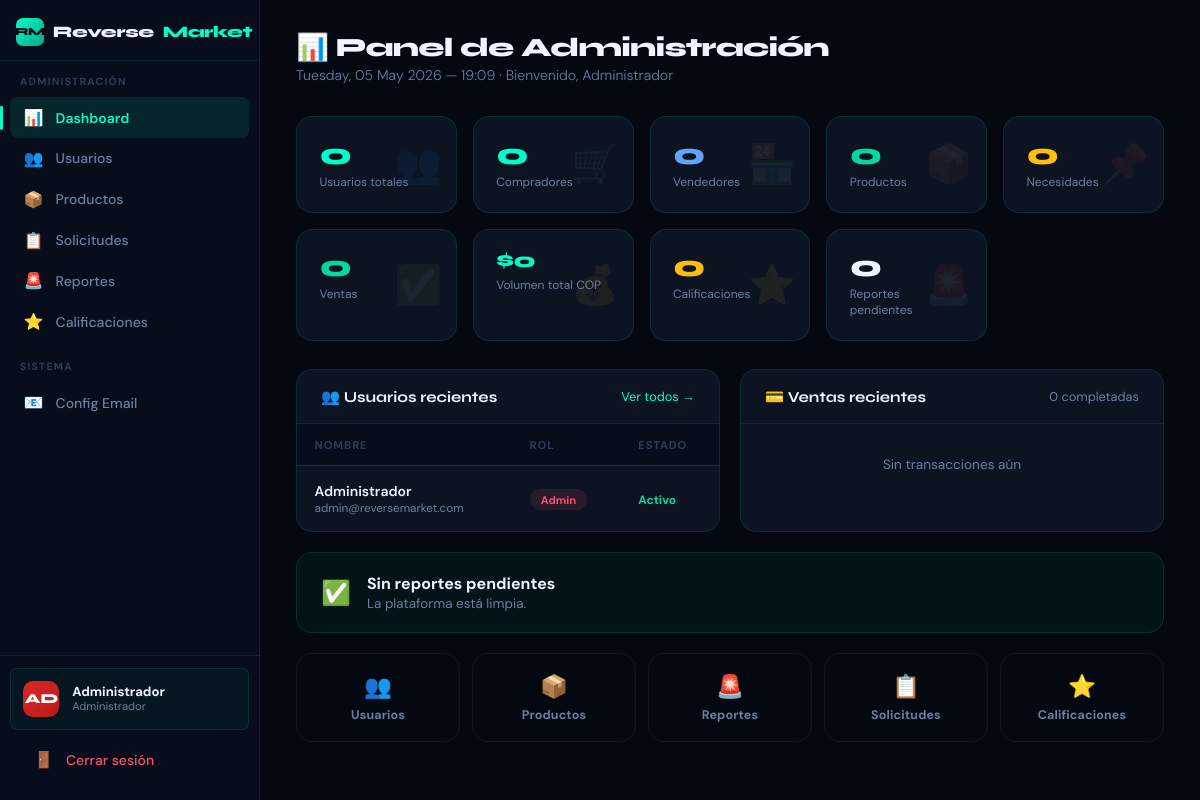
The page /public/views/admin_dashboard.php (signed in) on the database its author committed.
### tables this page shows
CREATE TABLE IF NOT EXISTS usuarios (
    id              INT AUTO_INCREMENT PRIMARY KEY,
    nombre          VARCHAR(100) NOT NULL,
    correo          VARCHAR(100) UNIQUE NOT NULL,
    contraseña      VARCHAR(255) NOT NULL,
    rol             ENUM('comprador','vendedor','admin') NOT NULL,
    estado          ENUM('activo','bloqueado','inactivo') DEFAULT 'activo',
    fecha_creacion  DATETIME DEFAULT CURRENT_TIMESTAMP
);

### public/views/admin_dashboard.php (the view, shortened to what this page needs)
<?php
require_once __DIR__ . '/../../config/db.php';
$stats = [];
$stat_queries = [
    'usuarios'      => "SELECT COUNT(*) FROM usuarios WHERE rol!='admin'",
    'compradores'   => "SELECT COUNT(*) FROM usuarios WHERE rol='comprador'",
    'vendedores'    => "SELECT COUNT(*) FROM usuarios WHERE rol='vendedor'",
    'productos'     => "SELECT COUNT(*) FROM productos",
    'necesidades'   => "SELECT COUNT(*) FROM necesidades",
    'solicitudes'   => "SELECT COUNT(*) FROM solicitudes",
    'reportes'      => "SELECT COUNT(*) FROM reportes WHERE estado='pendiente'",
    'transacciones' => "SELECT COUNT(*) FROM transacciones WHERE estado='completada'",
    'ingresos'      => "SELECT COALESCE(SUM(monto),0) FROM transacciones WHERE estado='completada'",
    'calificaciones'=> "SELECT COUNT(*) FROM calificaciones",
];
foreach($stat_queries as $k=>$q){try{$stats[$k]=$pdo->query($q)->fetchColumn();}catch(PDOException $e){$stats[$k]=0;}}
try{$usuarios_recientes=$pdo->query("SELECT * FROM usuarios ORDER BY id DESC LIMIT 6")->fetchAll();}catch(PDOException $e){$usuarios_recientes=[];}
try{$reportes_pendientes=$pdo->query("SELECT r.*,p.nombre AS producto,u.nombre AS reportado_por FROM reportes r JOIN productos p ON r.producto_id=p.id LEFT JOIN usuarios u ON r.usuario_id=u.id WHERE (r.estado IS NULL OR r.estado='pendiente') ORDER BY r.fecha_reporte DESC LIMIT 5")->fetchAll();}catch(PDOException $e){$reportes_pendientes=[];}
try{$ventas_recientes=$pdo->query("SELECT t.*,p.nombre AS producto,uc.nombre AS comprador,uv.nombre AS vendedor FROM transacciones t JOIN productos p ON t.producto_id=p.id JOIN usuarios uc ON t.id_comprador=uc.id JOIN usuarios uv ON t.id_vendedor=uv.id ORDER BY t.fecha DESC LIMIT 5")->fetchAll();}catch(PDOException $e){$ventas_recientes=[];}
?>
<!DOCTYPE html>
<html lang="es">
<head>
</head>
<body>
<div class="dashboard-layout">
<?php include __DIR__ . '/../partials/sidebar_admin.php'; ?>
<div class="main-content">
  <div class="page-header">
    <div>
      <h1 class="page-title">📊 Panel de Administración</h1>
      <p class="page-subtitle"><?= date('l, d M Y — H:i') ?> · Bienvenido, <?= htmlspecialchars($_SESSION['nombre']??'Admin') ?></p>
    </div>
  </div>
  <div class="admin-grid">
    <div class="admin-stat" data-icon="👥"><div class="admin-stat-n" style="color:var(--accent)"><?= $stats['usuarios'] ?></div><div class="admin-stat-l">Usuarios totales</div></div>
    <div class="admin-stat" data-icon="🛒"><div class="admin-stat-n" style="color:var(--accent)"><?= $stats['compradores'] ?></div><div class="admin-stat-l">Compradores</div></div>
    <div class="admin-stat" data-icon="🏪"><div class="admin-stat-n" style="color:#60a5fa"><?= $stats['vendedores'] ?></div><div class="admin-stat-l">Vendedores</div></div>
    <div class="admin-stat" data-icon="📦"><div class="admin-stat-n" style="color:var(--success)"><?= $stats['productos'] ?></div><div class="admin-stat-l">Productos</div></div>
    <div class="admin-stat" data-icon="📌"><div class="admin-stat-n" style="color:var(--warning)"><?= $stats['necesidades'] ?></div><div class="admin-stat-l">Necesidades</div></div>
    <div class="admin-stat" data-icon="✅"><div class="admin-stat-n" style="color:var(--success)"><?= $stats['transacciones'] ?></div><div class="admin-stat-l">Ventas</div></div>
    <div class="admin-stat" data-icon="💰"><div class="admin-stat-n" style="color:var(--accent);font-size:1.3rem">$<?= number_format($stats['ingresos'],0,',','.') ?></div><div class="admin-stat-l">Volumen total COP</div></div>
    <div class="admin-stat" data-icon="⭐"><div class="admin-stat-n" style="color:#ffbe0b"><?= $stats['calificaciones'] ?></div><div class="admin-stat-l">Calificaciones</div></div>
    <div class="admin-stat" data-icon="🚨"><div class="admin-stat-n" style="color:<?= $stats['reportes']>0?'var(--danger)':'inherit' ?>"><?= $stats['reportes'] ?></div><div class="admin-stat-l">Reportes pendientes</div></div>
  </div>
  <div class="two-col">
    <div class="table-wrap">
      <div class="card-header"><span class="card-title">👥 Usuarios recientes</span><a href="admin_usuarios.php" style="font-size:.8rem;color:var(--accent)">Ver todos →</a></div>
      <table class="rm-table">
        <thead><tr><th>Nombre</th><th>Rol</th><th>Estado</th></tr></thead>
        <tbody>
          <?php foreach($usuarios_recientes as $u):?>
          <tr>
            <td>
              <div style="font-weight:600;font-size:.875rem"><?= htmlspecialchars($u['nombre']) ?></div>
              <div style="font-size:.73rem;color:var(--text-muted)"><?= htmlspecialchars($u['correo']) ?></div>
            </td>
            <td><span class="rol-badge rol-<?= $u['rol'] ?>"><?= ucfirst($u['rol']) ?></span></td>
            <td><span style="font-size:.75rem;font-weight:700;color:<?= ($u['estado']??'activo')==='activo'?'var(--success)':'var(--danger)' ?>"><?= ucfirst($u['estado']??'activo') ?></span></td>
          </tr>
          <?php endforeach;?>
        </tbody>
      </table>
    </div>
    <div class="table-wrap">
      <div class="card-header"><span class="card-title">💳 Ventas recientes</span><span style="font-size:.8rem;color:var(--text-muted)"><?= $stats['transacciones'] ?> completadas</span></div>
      <?php if(empty($ventas_recientes)):?>
        <div style="padding:2rem;text-align:center;color:var(--text-muted);font-size:.85rem">Sin transacciones aún</div>
      <?php endif;?>
    </div>
  </div>
  <?php if(!empty($reportes_pendientes)):?>
  <div class="table-wrap" style="margin-bottom:1.25rem">
    <div class="card-header">
      <span class="card-title" style="color:var(--danger)">🚨 Reportes pendientes</span>
      <a href="admin_reportes.php" style="font-size:.8rem;color:var(--danger)">Gestionar →</a>
    </div>
    <table class="rm-table">
      <thead><tr><th>Producto</th><th>Motivo</th><th>Por</th><th>Fecha</th><th>Acción</th></tr></thead>
      <tbody>
        <?php foreach($reportes_pendientes as $r):?>
        <tr>
          <td style="font-weight:600"><?= htmlspecialchars($r['producto']) ?></td>
          <td style="font-size:.82rem;color:var(--text-muted);max-width:180px"><?= htmlspecialchars(substr($r['motivo'],0,50)) ?>…</td>
          <td style="font-size:.82rem"><?= htmlspecialchars($r['reportado_por']??'Anónimo') ?></td>
          <td style="font-size:.76rem;color:var(--text-muted)"><?= date('d/m/Y',strtotime($r['fecha_reporte'])) ?></td>
          <td><a href="admin_reportes.php" class="btn btn-danger btn-sm">Revisar</a></td>
        </tr>
        <?php endforeach;?>
      </tbody>
    </table>
  </div>
  <?php else:?>
  <div style="background:rgba(6,214,160,.06);border:1px solid rgba(6,214,160,.15);border-radius:var(--radius);padding:1.25rem 1.5rem;display:flex;align-items:center;gap:1rem;margin-bottom:1.25rem">
    <span style="font-size:1.5rem">✅</span>
    <div><div style="font-weight:700;margin-bottom:.1rem">Sin reportes pendientes</div><div style="font-size:.84rem;color:var(--text-muted)">La plataforma está limpia.</div></div>
  </div>
  <?php endif;?>
  <div style="display:grid;grid-template-columns:repeat(auto-fill,minmax(140px,1fr));gap:.75rem">
    <?php foreach([['admin_usuarios.php','👥','Usuarios'],['admin_productos.php','📦','Productos'],['admin_reportes.php','🚨','Reportes'],['admin_solicitudes.php','📋','Solicitudes'],['admin_calificaciones.php','⭐','Calificaciones']] as [$url,$icon,$label]):?>
    <a href="<?= $url ?>" class="btn btn-outline" style="flex-direction:column;gap:.4rem;padding:1.1rem .75rem;text-align:center;border-radius:var(--radius)">
      <span style="font-size:1.4rem"><?= $icon ?></span>
      <span style="font-size:.78rem"><?= $label ?></span>
    </a>
    <?php endforeach;?>
  </div>
</div>
</div>
</body>
</html>

### public/partials/head.php (style rules this page uses)
*,*::before,*::after { margin:0;padding:0;box-sizing:border-box }
html { font-size:16px;scroll-behavior:smooth }
:root { --bg-dark: #040810; --bg-panel: #070d1a; --bg-card: #0c1422; --bg-input: #0a1120; --border: rgba(0,255,200,.1); --border-subtle: rgba(255,255,255,.06); --accent: #00ffc8; --accent-dim:#00a88a; --blue: #2563eb; --success: #06d6a0; --warning: #ffbe0b; --danger: #ff4d6d; --text-primary: #f0f4ff; --text-muted: #6b7fa3; --text-dim: #2d3d5a; --font-display: 'Syne', sans-serif; --font-body: 'DM Sans', sans-serif; --radius: 16px; --radius-sm: 10px; --radius-xs: 7px; --shadow-sm: 0 2px 8px rgba(0,0,0,.4); --shadow: 0 8px 32px rgba(0,0,0,.5); --shadow-lg: 0 16px 56px rgba(0,0,0,.6); --shadow-accent: 0 0 40px rgba(0,255,200,.12); --transition: all .22s ease; }
body { font-family:var(--font-body); background:var(--bg-dark); color:var(--text-primary); -webkit-font-smoothing:antialiased; min-height:100vh; }
a { text-decoration:none;color:inherit }
.dashboard-layout { display:grid; grid-template-columns:260px 1fr; min-height:100vh; }
.main-content { padding:2rem 2.25rem; min-height:100vh; background:var(--bg-dark); overflow:auto; }
.page-header { display:flex;align-items:flex-start;justify-content:space-between; gap:1rem;margin-bottom:2rem;flex-wrap:wrap; }
.page-title { font-family:var(--font-display);font-size:1.65rem;font-weight:800; letter-spacing:-.03em;color:var(--text-primary);margin-bottom:.2rem; }
.page-subtitle { font-size:.88rem;color:var(--text-muted);font-weight:300 }
.btn { display:inline-flex;align-items:center;gap:.45rem; border-radius:var(--radius-sm);font-weight:700;cursor:pointer; transition:var(--transition);font-family:var(--font-body); border:none;font-size:.875rem;letter-spacing:.01em; white-space:nowrap; }
.btn-outline { background:transparent;color:var(--text-muted); border:1px solid var(--border-subtle);padding:.65rem 1.4rem; }
.card-header { padding:1.1rem 1.5rem;border-bottom:1px solid var(--border); display:flex;align-items:center;justify-content:space-between; }
.card-title { font-family:var(--font-display);font-size:.95rem;font-weight:700 }
.table-wrap { background:var(--bg-card);border:1px solid var(--border);border-radius:var(--radius);overflow:hidden }
table.rm-table { width:100%;border-collapse:collapse }
table.rm-table th { padding:.85rem 1.1rem;font-size:.7rem;font-weight:700; letter-spacing:.08em;text-transform:uppercase;color:var(--text-dim); background:var(--bg-panel);border-bottom:1px solid var(--border); text-align:left; }
table.rm-table td { padding:.95rem 1.1rem;font-size:.875rem; border-bottom:1px solid rgba(0,255,200,.04); vertical-align:middle;color:var(--text-primary); }
table.rm-table tr:last-child td { border-bottom:none }
table.rm-table tbody tr { transition:background .15s }

### public/views/admin_dashboard.php (style rules this page uses)
.admin-grid { display:grid;grid-template-columns:repeat(auto-fill,minmax(155px,1fr));gap:1rem;margin-bottom:1.75rem }
.admin-stat { background:var(--bg-card);border:1px solid var(--border);border-radius:var(--radius);padding:1.35rem 1.4rem;position:relative;overflow:hidden;transition:var(--transition);cursor:default }
.admin-stat::after { content:attr(data-icon);position:absolute;right:.85rem;top:50%;transform:translateY(-50%);font-size:2.4rem;opacity:.07 }
.admin-stat-n { font-family:var(--font-display);font-size:1.9rem;font-weight:800;line-height:1;margin-bottom:.3rem;letter-spacing:-.03em }
.admin-stat-l { font-size:.75rem;color:var(--text-muted);font-weight:400 }
.two-col { display:grid;grid-template-columns:1fr 1fr;gap:1.25rem;margin-bottom:1.25rem }
.rol-badge { padding:.22rem .7rem;border-radius:100px;font-size:.7rem;font-weight:700 }
.rol-admin { background:rgba(255,77,109,.12);color:var(--danger) }

### rows shown on the page
usuarios: nombre "Administrador", correo "admin@reversemarket.com", rol "Admin", estado "Activo"

### other values the page prints
$initials "AD"
mb_substr($_SESSION['nombre'] ?? 'Admin',0,16) "Administrador"
$_SESSION['nombre'] "Administrador"
$stats['usuarios'] "0"
$stats['compradores'] "0"
$stats['vendedores'] "0"
$stats['productos'] "0"
$stats['necesidades'] "0"
$stats['transacciones'] "0"
$stats['ingresos'] "0"
$stats['calificaciones'] "0"
$stats['reportes'] "0"
$icon "👥"
$label "Usuarios"
$icon "📦"
